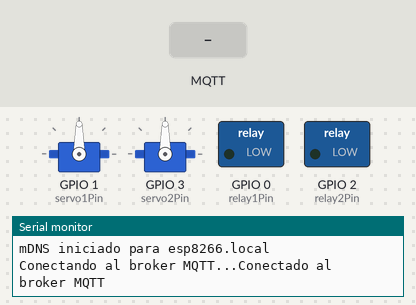
The sketch below on a simulated ESP8266 (NodeMCU). Parts: 2 × servo, switched loads named in the sketch (green lamp = pin HIGH), the last lines printed to the serial monitor. The inputs (shaded band) are chosen by the test bench. WiFi joins after 1.5 s; servers stay silent unless stated; no MQTT or app messages arrive unless stated.

Above: at 3.3 s.
3.4 s: MQTT message "on" arrives on the first subscribed topic
At 5.3 s:
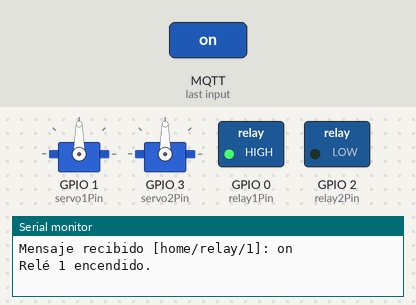
5.6 s: MQTT message "on" arrives on the second subscribed topic
At 6.7 s:
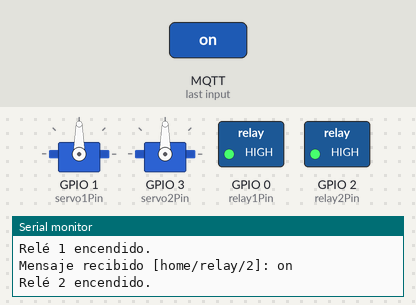
7.6 s: MQTT message "off" arrives on the first subscribed topic
At 9.2 s:
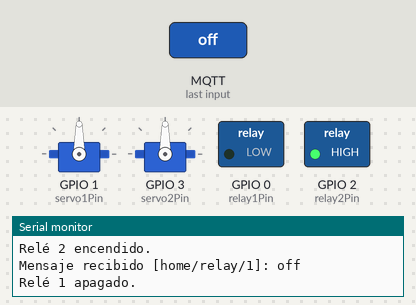
11.7 s: MQTT message "off" arrives on the second subscribed topic
At 12.9 s:
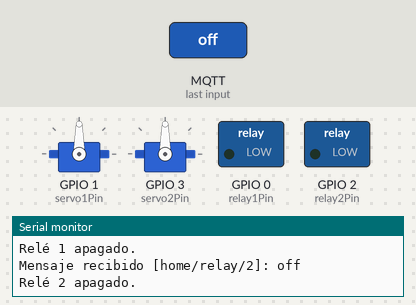
Timing chart, 0 to 14.7 s (numbered marks = the images above; inputs shaded):
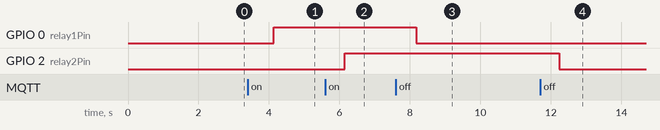

The sketch:

Codigo_de_esp8266.ino
```cpp
#include <ESP8266WiFi.h>
#include <PubSubClient.h>
#include <ESP8266mDNS.h>
#include <SPI.h>
#include <MFRC522.h>
#include <Servo.h>

// Pines del lector RFID
#define SS_PIN 4
#define RST_PIN 5

// Pines para los servomotores
const int servo1Pin = 1;
const int servo2Pin = 3;

// Pines del sensor ultrasónico
const int trigPin = 10;
const int echoPin = 9;

// Pines de los relés
const int relay1Pin = 0;
const int relay2Pin = 2;

// Configuración de WiFi y MQTT
const char* ssid = "Homeland";
const char* password = "Enterprise.Transporteme*";
const char* mqtt_server = "raspberrypi.local";  // Usamos mDNS para encontrar la Raspberry Pi

WiFiClient espClient;
PubSubClient client(espClient);
MFRC522 rfid(SS_PIN, RST_PIN);  // Instancia de RFID
Servo servo1, servo2;           // Instancias de servos

// Variables de estado
bool servo2Movido = false;
String tarjetaDetectada = "";

void setup() {
  Serial.begin(115200);
  SPI.begin();
  rfid.PCD_Init();

  // Inicializar servos
  servo1.attach(servo1Pin);
  servo2.attach(servo2Pin);

  // Configuración de pines del sensor ultrasónico
  pinMode(trigPin, OUTPUT);
  pinMode(echoPin, INPUT);

  // Configuración de pines de relés
  pinMode(relay1Pin, OUTPUT);
  pinMode(relay2Pin, OUTPUT);
  digitalWrite(relay1Pin, LOW);
  digitalWrite(relay2Pin, LOW);

  // Conectar a la red WiFi
  WiFi.begin(ssid, password);
  while (WiFi.status() != WL_CONNECTED) {
    delay(1000);
    Serial.println("Conectando a WiFi...");
  }
  Serial.println("Conectado a WiFi");

  // Configurar mDNS para resolver raspberrypi.local
  if (!MDNS.begin("esp8266")) {
    Serial.println("Error al configurar mDNS");
    return;
  }
  Serial.println("mDNS iniciado para esp8266.local");

  // Configurar MQTT
  client.setServer(mqtt_server, 1883);
  client.setCallback(callbackMQTT);

  // Intentar conectar al broker MQTT
  while (!client.connected()) {
    Serial.print("Conectando al broker MQTT...");
    if (client.connect("ESP8266Client")) {
      Serial.println("Conectado al broker MQTT");
      // Suscribirse a los temas para controlar los relés
      client.subscribe("home/relay/1");
      client.subscribe("home/relay/2");
    } else {
      Serial.print("Fallo al conectar. Código de error: ");
      Serial.print(client.state());
      delay(5000);
    }
  }
}

void loop() {
  client.loop();  // Mantener la conexión MQTT

  // Verificar la tarjeta RFID
  if (leerTarjetaRFID()) {
    // Ejemplo de IDs de tarjetas conocidas
    if (tarjetaDetectada == "b310efe" || tarjetaDetectada == "4c84c12f") {
      moverServo1();
    } else if (tarjetaDetectada == "13e94210") {
      moverServo2();
      servo2Movido = true;
    }
    enviarRegistro("");  // Enviar el registro cuando se detecta una tarjeta
  }

  // Verificar la distancia con el sensor ultrasónico si el servo2 está a 90°
  if (servo2Movido) {
    if (verificarUltrasonido()) {
      servo2.write(0);  // Regresar el servo2 a 0°
      servo2Movido = false;
      enviarRegistro("Servo2 movido a 0° por detección de ultrasonido");
    }
  }

  delay(2000);  // Ajusta el retardo a tu gusto
}

// Función para leer la tarjeta RFID
bool leerTarjetaRFID() {
  if (!rfid.PICC_IsNewCardPresent() || !rfid.PICC_ReadCardSerial()) {
    return false;
  }
  tarjetaDetectada = "";
  for (byte i = 0; i < rfid.uid.size; i++) {
    tarjetaDetectada += String(rfid.uid.uidByte[i], HEX);
  }
  tarjetaDetectada.toLowerCase();
  rfid.PICC_HaltA();
  return true;
}

// Función para mover el servo1
void moverServo1() {
  servo1.write(90);  // Girar a 90°
  delay(5000);       // Esperar 5 segundos
  servo1.write(0);   // Regresar a 0°
}

// Función para mover el servo2
void moverServo2() {
  servo2.write(90);  // Girar a 90°
}

// Función para verificar la distancia con el sensor ultrasónico
bool verificarUltrasonido() {
  long duration;
  int distance;

  digitalWrite(trigPin, LOW);
  delayMicroseconds(2);
  digitalWrite(trigPin, HIGH);
  delayMicroseconds(10);
  digitalWrite(trigPin, LOW);

  duration = pulseIn(echoPin, HIGH);
  distance = duration * 0.034 / 2;

  return distance <= 10;
}

// Función para enviar el registro al Raspberry Pi vía MQTT
void enviarRegistro(String mensajeAdicional) {
  if (WiFi.status() == WL_CONNECTED) {
    String logContent = "Movimiento de servo: ";
    // Para saber cuál servo se movió
    logContent += (tarjetaDetectada == "13e94210") ? "Servo2" : "Servo1";
    logContent += " con la tarjeta " + String(tarjetaDetectada.c_str()) + ". " + mensajeAdicional;
    client.publish("home/servo/log", logContent.c_str());
    Serial.println("Registro enviado vía MQTT: " + logContent);
  } else {
    Serial.println("No conectado a WiFi, no se pudo enviar el registro.");
  }
}

// Función callback para manejar los mensajes recibidos via MQTT
void callbackMQTT(char* topic, byte* payload, unsigned int length) {
  String message = "";
  for (int i = 0; i < length; i++) {
    message += (char)payload[i];
  }
  Serial.print("Mensaje recibido [");
  Serial.print(topic);
  Serial.print("]: ");
  Serial.println(message);

  if (String(topic) == "home/relay/1") {
    if (message == "on") {
      digitalWrite(relay1Pin, HIGH);
      Serial.println("Relé 1 encendido.");
    } else if (message == "off") {
      digitalWrite(relay1Pin, LOW);
      Serial.println("Relé 1 apagado.");
    }
  } else if (String(topic) == "home/relay/2") {
    if (message == "on") {
      digitalWrite(relay2Pin, HIGH);
      Serial.println("Relé 2 encendido.");
    } else if (message == "off") {
      digitalWrite(relay2Pin, LOW);
      Serial.println("Relé 2 apagado.");
    }
  }
}
```

Measured:
- after the input at 3.4 s, GPIO 0 (relay1Pin): LOW → HIGH after 0.73 s
- after the input at 5.6 s, GPIO 2 (relay2Pin): LOW → HIGH after 0.56 s
- after the input at 7.6 s, GPIO 0 (relay1Pin): HIGH → LOW after 0.58 s
- after the input at 11.7 s, GPIO 2 (relay2Pin): HIGH → LOW after 0.53 s
